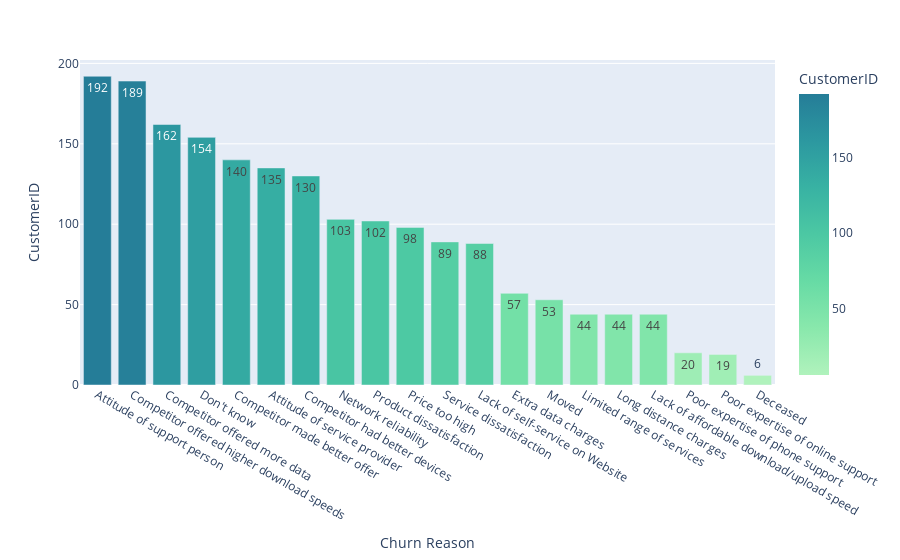

Notebook source saved alongside this figure:
### Markdown cell above
**CHURN REASONS**

### Code cell
fig = px.bar(df.groupby(['Churn Reason'])['CustomerID'].count().reset_index().sort_values('CustomerID',
                                                                                    ascending=False),
             x='Churn Reason',
             y='CustomerID', 
             color = 'CustomerID',color_continuous_scale='tealgrn',
             text = 'CustomerID')
fig.show()
display()

### Figure 1 — Plotly figure (JSON) as saved in the notebook; plotly's stock layout.template omitted (floating-point values rounded to 4 significant figures)
{"data": [{"alignmentgroup": "True", "hovertemplate": "Churn Reason=%{x}<br>CustomerID=%{marker.color}<extra></extra>", "legendgroup": "", "marker": {"color": [192, 189, 162, 154, 140, 135, 130, 103, 102, 98, 89, 88, 57, 53, 44, 44, 44, 20, 19, 6], "coloraxis": "coloraxis", "pattern": {"shape": ""}}, "name": "", "offsetgroup": "", "orientation": "v", "showlegend": false, "text": [192, 189, 162, 154, 140, 135, 130, 103, 102, 98, 89, 88, 57, 53, 44, 44, 44, 20, 19, 6], "textposition": "auto", "type": "bar", "x": ["Attitude of support person", "Competitor offered higher download speeds", "Competitor offered more data", "Don't know", "Competitor made better offer", "Attitude of service provider", "Competitor had better devices", "Network reliability", "Product dissatisfaction", "Price too high", "Service dissatisfaction", "Lack of self-service on Website", "Extra data charges", "Moved", "Limited range of services", "Long distance charges", "Lack of affordable download/upload speed", "Poor expertise of phone support", "Poor expertise of online support", "Deceased"], "xaxis": "x", "y": [192, 189, 162, 154, 140, 135, 130, 103, 102, 98, 89, 88, 57, 53, 44, 44, 44, 20, 19, 6], "yaxis": "y"}], "layout": {"barmode": "relative", "coloraxis": {"colorbar": {"title": {"text": "CustomerID"}}, "colorscale": [[0, "rgb(176, 242, 188)"], [0.1667, "rgb(137, 232, 172)"], [0.3333, "rgb(103, 219, 165)"], [0.5, "rgb(76, 200, 163)"], [0.6667, "rgb(56, 178, 163)"], [0.8333, "rgb(44, 152, 160)"], [1, "rgb(37, 125, 152)"]]}, "legend": {"tracegroupgap": 0}, "margin": {"t": 60}, "xaxis": {"anchor": "y", "domain": [0, 1], "title": {"text": "Churn Reason"}}, "yaxis": {"anchor": "x", "domain": [0, 1], "title": {"text": "CustomerID"}}}}
